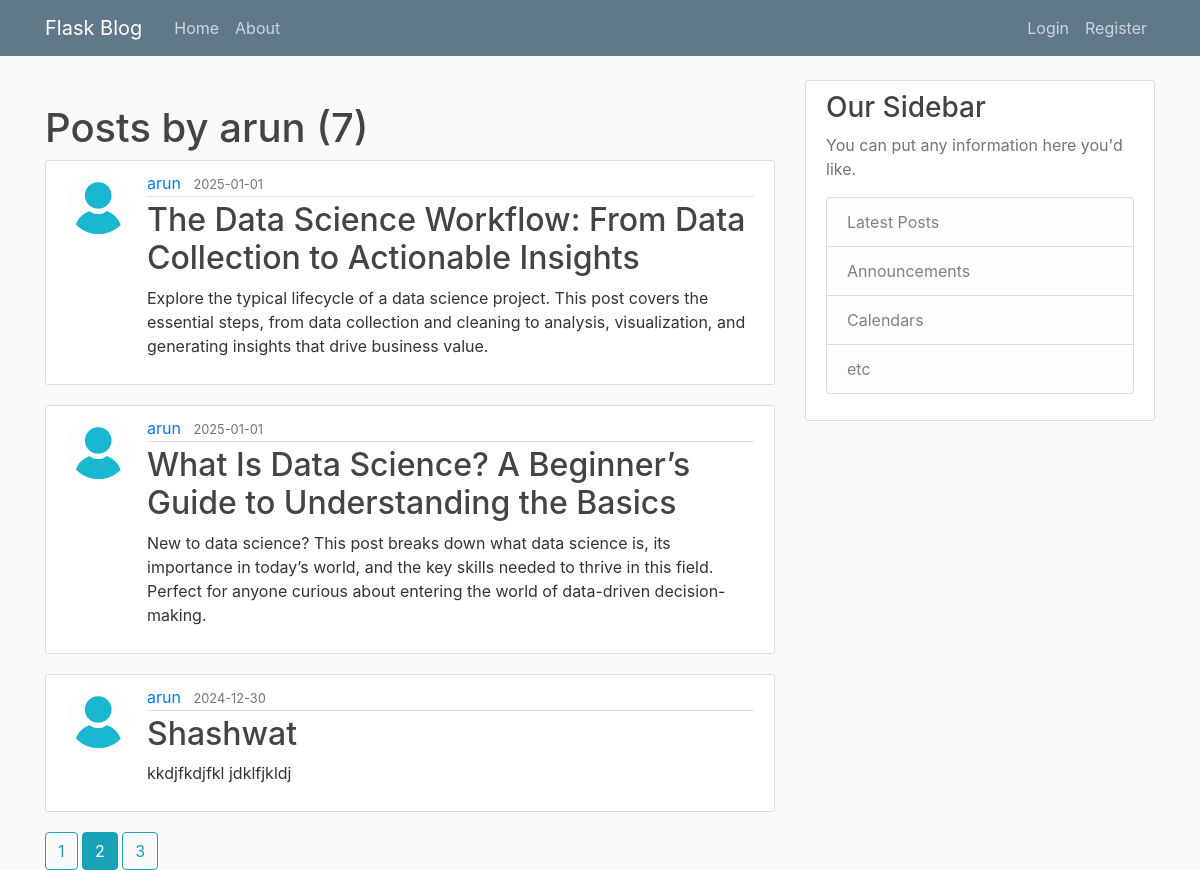
/user/arun?page=2, run on the app's committed database.
### flaskblog/models.py (models this page shows, shortened)
class User(db.Model, UserMixin):
    id = db.Column(db.Integer, primary_key=True)
    username = db.Column(db.String(20), unique=True, nullable=False)
    email = db.Column(db.String(120), unique=True, nullable=False)
    image_file = db.Column(db.String(20), nullable=False, default='default.jpg')
    password = db.Column(db.String(60), nullable=False)
    posts = db.relationship('Post', backref='author', lazy=True)

class Post(db.Model, UserMixin):
    id = db.Column(db.Integer, primary_key=True)
    title = db.Column(db.String(100), nullable=False)
    date_posted = db.Column(db.DateTime, nullable=False, default=datetime.utcnow)
    content = db.Column(db.Text, nullable=False)
    user_id = db.Column(db.Integer, db.ForeignKey('user.id'), nullable=False)

### flaskblog/routes.py (the view)
@app.route('/user/<string:username>')
def user_posts(username):
    page = request.args.get('page', 1, type=int)
    user = User.query.filter_by(username=username).first_or_404()
    posts = Post.query.filter_by(author=user).order_by(Post.date_posted.desc()).paginate(page=page, per_page=3)
    return render_template('user_posts.html',user=user, posts=posts,page=page)

### flaskblog/templates/user_posts.html
{% extends "layout.html" %}
{% block content %}
    <h1 class="mt-4">Posts by {{ user.username }} ({{ posts.total}})</h1>
    {% for post in posts.items %}
        <article class="media content-section">
            <img class="rounded-circle article-img" src="{{ url_for('static', filename='profile_pics/' + post.author.image_file) }}">
            <div class="media-body">
            <div class="article-metadata">
                <a class="mr-2" href="#">{{ post.author.username }}</a>
                <small class="text-muted">{{ post.date_posted.strftime('%Y-%m-%d') }}</small>
            </div>
            <h2><a class="article-title" href="{{ url_for('post',post_id=post.id)}}">{{ post.title }}</a></h2>
            <p class="article-content">{{ post.content }}</p>
            </div>
        </article>
    {% endfor %}
    {% for page_num in posts.iter_pages(left_edge=1, right_edge=1, left_current=1, right_current=1) %}
        {% if page_num %}
            {% if page_num == posts.page: %}
                <strong><a class="btn btn-info" href="{{ url_for('user_posts',username=user.username, page=page_num) }}">{{ page_num }}</a></strong>
            {% else: %}
                <a class="btn btn-outline-info" href="{{ url_for('user_posts',username=user.username, page=page_num) }}">{{ page_num }}</a>
            {% endif %}
        {% else %}
            ...
        {% endif %}
    {% endfor %}
{% endblock content%}

### flaskblog/static/main.css (style rules this page uses)
body { background: #fafafa; color: #333333; margin-top: 5rem; }
h1, h2, h3, h4, h5, h6 { color: #444444; }
.content-section { background: #ffffff; padding: 10px 20px; border: 1px solid #dddddd; border-radius: 3px; margin-bottom: 20px; }
.article-title { color: #444444; }
.article-content { white-space: pre-line; }
.article-img { height: 65px; width: 65px; margin-right: 16px; }
.article-metadata { padding-bottom: 1px; margin-bottom: 4px; border-bottom: 1px solid #e3e3e3 }

### data on the page
User: username "arun"
Post: image_file (placeholder picture), author.username "arun", date_posted "2025-01-01", title "The Data Science Workflow: From Data Collection to Actionable Insights", content "Explore the typical lifecycle of a data science project. This post covers the essential steps, from data collection and cleaning to analysis, visualization, and generating insights that drive business value."
Post: image_file (placeholder picture), author.username "arun", date_posted "2025-01-01", title "What Is Data Science? A Beginner’s Guide to Understanding the Basics", content "New to data science? This post breaks down what data science is, its importance in today’s world, and the key skills needed to thrive in this field. Perfect for anyone curious about entering the world of data-driven decision-making."
Post: image_file (placeholder picture), author.username "arun", date_posted "2024-12-30", title "Shashwat", content "kkdjfkdjfkl jdklfjkldj"

### other printed values
{{ posts.total }} "7"
{{ page_num }} "1" "3"
{{ page_num }} "2"
